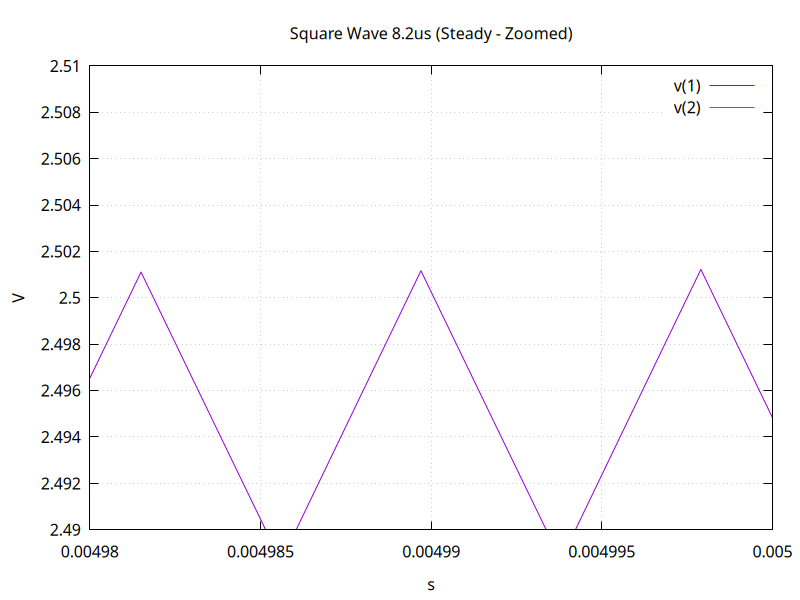

Write gnuplot code to recreate this figure.
set terminal pngcairo size 800,600
set output 'sq1_steady.png'
set encoding utf8
set termoption noenhanced
set title "Square Wave 8.2us (Steady - Zoomed)"
set xlabel "s"
set ylabel "V"
set grid
unset logscale x 
# Zoom on the last ~20us
set xrange [4.980000e-03:5.000000e-03]
unset logscale y 
set yrange [2.490000:2.510000]
set format y "%g"
set format x "%g"
# wrdata format: Col 1=Time, 2=v(1), 3=Time, 4=v(2)
plot 'sq1_steady.txt' using 1:2 with lines lw 1 title "v(1)",\
'sq1_steady.txt' using 3:4 with lines lw 1 title "v(2)"
